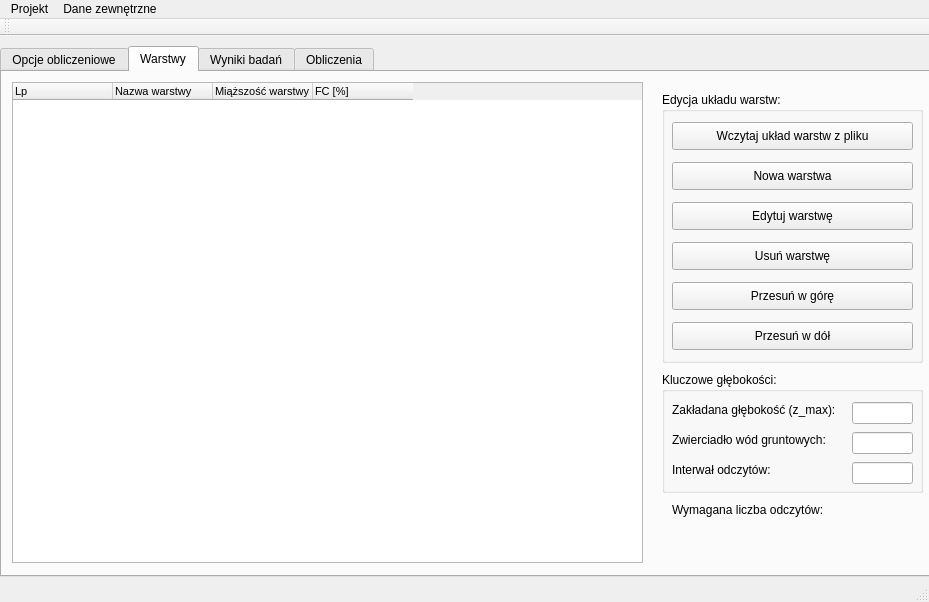
<?xml version="1.0" encoding="UTF-8"?>
<ui version="4.0">
 <class>MainWindow</class>
 <widget class="QMainWindow" name="MainWindow">
  <property name="geometry">
   <rect>
    <x>0</x>
    <y>0</y>
    <width>929</width>
    <height>602</height>
   </rect>
  </property>
  <property name="windowTitle">
   <string>MainWindow</string>
  </property>
  <widget class="QWidget" name="centralWidget">
   <widget class="QTabWidget" name="main_modulsight">
    <property name="geometry">
     <rect>
      <x>0</x>
      <y>10</y>
      <width>951</width>
      <height>531</height>
     </rect>
    </property>
    <property name="currentIndex">
     <number>1</number>
    </property>
    <widget class="QWidget" name="tab1_calcOpt">
     <attribute name="title">
      <string>Opcje obliczeniowe</string>
     </attribute>
     <widget class="QGroupBox" name="group_calcParam">
      <property name="geometry">
       <rect>
        <x>10</x>
        <y>20</y>
        <width>911</width>
        <height>151</height>
       </rect>
      </property>
      <property name="title">
       <string>Parametry obliczeniowe i metody ich wyznaczania:</string>
      </property>
      <widget class="QLabel" name="text_MSF">
       <property name="geometry">
        <rect>
         <x>10</x>
         <y>30</y>
         <width>261</width>
         <height>16</height>
        </rect>
       </property>
       <property name="text">
        <string>Współczynnik skalowania magnitudy (MSF):</string>
       </property>
      </widget>
      <widget class="QLabel" name="text_rd">
       <property name="geometry">
        <rect>
         <x>10</x>
         <y>60</y>
         <width>221</width>
         <height>16</height>
        </rect>
       </property>
       <property name="text">
        <string>Współczynnik redukcji naprężeń (rd):</string>
       </property>
      </widget>
      <widget class="QLabel" name="text_Ksigma">
       <property name="geometry">
        <rect>
         <x>10</x>
         <y>90</y>
         <width>401</width>
         <height>16</height>
        </rect>
       </property>
       <property name="text">
        <string>Współczynnik korygujący ze względu na naprężenia pierwotne (Kσ):</string>
       </property>
      </widget>
      <widget class="QLabel" name="text_Kalfa">
       <property name="geometry">
        <rect>
         <x>10</x>
         <y>120</y>
         <width>381</width>
         <height>16</height>
        </rect>
       </property>
       <property name="text">
        <string>Współczynnik korygujący ze względu na nachylenie warstw (Kα):</string>
       </property>
      </widget>
      <widget class="QComboBox" name="drawer_MSF">
       <property name="geometry">
        <rect>
         <x>440</x>
         <y>30</y>
         <width>181</width>
         <height>22</height>
        </rect>
       </property>
       <item>
        <property name="text">
         <string>Tokimatsu i Seed (1987)</string>
        </property>
       </item>
       <item>
        <property name="text">
         <string>Idriss (1997)</string>
        </property>
       </item>
       <item>
        <property name="text">
         <string>Andrus i Stokoe (1997)</string>
        </property>
       </item>
       <item>
        <property name="text">
         <string>Wartość użytkownika</string>
        </property>
       </item>
      </widget>
      <widget class="QComboBox" name="drawer_rd">
       <property name="geometry">
        <rect>
         <x>440</x>
         <y>60</y>
         <width>271</width>
         <height>22</height>
        </rect>
       </property>
       <item>
        <property name="text">
         <string>NCEER (1997)</string>
        </property>
       </item>
       <item>
        <property name="text">
         <string>Thomas F. Blake</string>
        </property>
       </item>
       <item>
        <property name="text">
         <string>Idriss (1999) i Goldesorkhi (1989)</string>
        </property>
       </item>
       <item>
        <property name="text">
         <string>Kayen i in. (1992)</string>
        </property>
       </item>
      </widget>
      <widget class="QComboBox" name="drawer_Ksigma">
       <property name="geometry">
        <rect>
         <x>440</x>
         <y>90</y>
         <width>271</width>
         <height>22</height>
        </rect>
       </property>
       <item>
        <property name="text">
         <string>Seed i Harder (1990)</string>
        </property>
       </item>
       <item>
        <property name="text">
         <string>Youd i in. (2001)</string>
        </property>
       </item>
       <item>
        <property name="text">
         <string>Harder i Boulanger (1997)</string>
        </property>
       </item>
       <item>
        <property name="text">
         <string>Idriss i Boulanger (2008)</string>
        </property>
       </item>
      </widget>
      <widget class="QLineEdit" name="valField_Kalfa">
       <property name="geometry">
        <rect>
         <x>440</x>
         <y>120</y>
         <width>71</width>
         <height>22</height>
        </rect>
       </property>
       <property name="toolTip">
        <string>&lt;html&gt;&lt;head/&gt;&lt;body&gt;&lt;p&gt;Jednostka: [-]&lt;/p&gt;&lt;/body&gt;&lt;/html&gt;</string>
       </property>
       <property name="alignment">
        <set>Qt::AlignRight|Qt::AlignTrailing|Qt::AlignVCenter</set>
       </property>
      </widget>
      <widget class="QLineEdit" name="valField_MSF">
       <property name="enabled">
        <bool>false</bool>
       </property>
       <property name="geometry">
        <rect>
         <x>640</x>
         <y>30</y>
         <width>71</width>
         <height>22</height>
        </rect>
       </property>
       <property name="alignment">
        <set>Qt::AlignRight|Qt::AlignTrailing|Qt::AlignVCenter</set>
       </property>
      </widget>
     </widget>
     <widget class="QGroupBox" name="group_environmentParam">
      <property name="geometry">
       <rect>
        <x>10</x>
        <y>180</y>
        <width>911</width>
        <height>151</height>
       </rect>
      </property>
      <property name="title">
       <string>Parametry otoczenia:</string>
      </property>
      <widget class="QLabel" name="text_M">
       <property name="geometry">
        <rect>
         <x>10</x>
         <y>30</y>
         <width>191</width>
         <height>16</height>
        </rect>
       </property>
       <property name="text">
        <string>Magnituda trzęsienia ziemi (M):</string>
       </property>
      </widget>
      <widget class="QLabel" name="text_g">
       <property name="geometry">
        <rect>
         <x>10</x>
         <y>60</y>
         <width>171</width>
         <height>16</height>
        </rect>
       </property>
       <property name="text">
        <string>Przyśpieszenie ziemskie (g):</string>
       </property>
      </widget>
      <widget class="QLabel" name="text_aMax">
       <property name="geometry">
        <rect>
         <x>10</x>
         <y>90</y>
         <width>281</width>
         <height>16</height>
        </rect>
       </property>
       <property name="text">
        <string>Przyśpieszenie na powierzchni terenu (a_max):</string>
       </property>
      </widget>
      <widget class="QLabel" name="text_pa">
       <property name="geometry">
        <rect>
         <x>10</x>
         <y>120</y>
         <width>181</width>
         <height>16</height>
        </rect>
       </property>
       <property name="text">
        <string>Ciśnienie atmosferyczne (pa):</string>
       </property>
      </widget>
      <widget class="QLineEdit" name="valField_M">
       <property name="geometry">
        <rect>
         <x>350</x>
         <y>30</y>
         <width>71</width>
         <height>22</height>
        </rect>
       </property>
       <property name="toolTip">
        <string>&lt;html&gt;&lt;head/&gt;&lt;body&gt;&lt;p&gt;Jednostka: [stopnie w skali Richtera]&lt;/p&gt;&lt;/body&gt;&lt;/html&gt;</string>
       </property>
       <property name="alignment">
        <set>Qt::AlignRight|Qt::AlignTrailing|Qt::AlignVCenter</set>
       </property>
      </widget>
      <widget class="QLineEdit" name="valField_g">
       <property name="geometry">
        <rect>
         <x>350</x>
         <y>60</y>
         <width>71</width>
         <height>22</height>
        </rect>
       </property>
       <property name="toolTip">
        <string>&lt;html&gt;&lt;head/&gt;&lt;body&gt;&lt;p&gt;Jednostka: [m/s^2]&lt;/p&gt;&lt;/body&gt;&lt;/html&gt;</string>
       </property>
       <property name="alignment">
        <set>Qt::AlignRight|Qt::AlignTrailing|Qt::AlignVCenter</set>
       </property>
      </widget>
      <widget class="QLineEdit" name="valField_aMax">
       <property name="geometry">
        <rect>
         <x>350</x>
         <y>90</y>
         <width>71</width>
         <height>22</height>
        </rect>
       </property>
       <property name="toolTip">
        <string>&lt;html&gt;&lt;head/&gt;&lt;body&gt;&lt;p&gt;Wyrażane jako ułamek przyśpieszenia ziemskiego&lt;/p&gt;&lt;/body&gt;&lt;/html&gt;</string>
       </property>
       <property name="alignment">
        <set>Qt::AlignRight|Qt::AlignTrailing|Qt::AlignVCenter</set>
       </property>
      </widget>
      <widget class="QLineEdit" name="valField_pa">
       <property name="geometry">
        <rect>
         <x>350</x>
         <y>120</y>
         <width>71</width>
         <height>22</height>
        </rect>
       </property>
       <property name="toolTip">
        <string>&lt;html&gt;&lt;head/&gt;&lt;body&gt;&lt;p&gt;Jednostka: [kPa]&lt;/p&gt;&lt;/body&gt;&lt;/html&gt;</string>
       </property>
       <property name="alignment">
        <set>Qt::AlignRight|Qt::AlignTrailing|Qt::AlignVCenter</set>
       </property>
      </widget>
     </widget>
     <widget class="QGroupBox" name="group_detailedCalcOpt">
      <property name="geometry">
       <rect>
        <x>10</x>
        <y>340</y>
        <width>721</width>
        <height>151</height>
       </rect>
      </property>
      <property name="title">
       <string>Szczegółowe opcje obliczeniowe:</string>
      </property>
      <widget class="QPushButton" name="button_soundingParam">
       <property name="geometry">
        <rect>
         <x>410</x>
         <y>30</y>
         <width>141</width>
         <height>28</height>
        </rect>
       </property>
       <property name="text">
        <string>Parametry badania</string>
       </property>
      </widget>
      <widget class="QPushButton" name="button_constructionLoad">
       <property name="geometry">
        <rect>
         <x>560</x>
         <y>30</y>
         <width>151</width>
         <height>28</height>
        </rect>
       </property>
       <property name="text">
        <string>Obciążenia konstrukcji</string>
       </property>
      </widget>
      <widget class="QWidget" name="horizontalLayoutWidget">
       <property name="geometry">
        <rect>
         <x>10</x>
         <y>30</y>
         <width>381</width>
         <height>30</height>
        </rect>
       </property>
       <layout class="QHBoxLayout" name="hAligner_soundingMethod">
        <item>
         <widget class="QLabel" name="text_chosenSoundingMethod">
          <property name="text">
           <string>Wybrana metoda badania:</string>
          </property>
         </widget>
        </item>
        <item>
         <widget class="QLabel" name="label_chosenSoundingMethod">
          <property name="text">
           <string>&lt;Tu będzie pełna nazwa badania&gt;</string>
          </property>
         </widget>
        </item>
       </layout>
      </widget>
      <widget class="QWidget" name="horizontalLayoutWidget_3">
       <property name="geometry">
        <rect>
         <x>10</x>
         <y>100</y>
         <width>701</width>
         <height>41</height>
        </rect>
       </property>
       <layout class="QHBoxLayout" name="hAligner_volumStrainMethod">
        <item>
         <widget class="QLabel" name="text_volumStrainMethod">
          <property name="text">
           <string>Metoda wyznaczania odkształceń objętościowych:</string>
          </property>
         </widget>
        </item>
        <item>
         <spacer name="hSpacer_1">
          <property name="orientation">
           <enum>Qt::Horizontal</enum>
          </property>
          <property name="sizeType">
           <enum>QSizePolicy::Fixed</enum>
          </property>
          <property name="sizeHint" stdset="0">
           <size>
            <width>108</width>
            <height>20</height>
           </size>
          </property>
         </spacer>
        </item>
        <item>
         <widget class="QComboBox" name="drawer_volumStrainMethod">
          <item>
           <property name="text">
            <string>Yoshimine i in. (2006)</string>
           </property>
          </item>
          <item>
           <property name="text">
            <string>Skorygowane wyniki badań</string>
           </property>
          </item>
         </widget>
        </item>
       </layout>
      </widget>
      <widget class="QPushButton" name="button_lateralSpreadParam">
       <property name="geometry">
        <rect>
         <x>490</x>
         <y>70</y>
         <width>221</width>
         <height>28</height>
        </rect>
       </property>
       <property name="text">
        <string>Parametry przemieszczeń bocznych</string>
       </property>
      </widget>
     </widget>
     <widget class="QGroupBox" name="group_defaultVal">
      <property name="geometry">
       <rect>
        <x>740</x>
        <y>340</y>
        <width>181</width>
        <height>151</height>
       </rect>
      </property>
      <property name="title">
       <string>Wartości domyślne:</string>
      </property>
      <widget class="QPushButton" name="button_backToDefault">
       <property name="geometry">
        <rect>
         <x>10</x>
         <y>30</y>
         <width>161</width>
         <height>111</height>
        </rect>
       </property>
       <property name="font">
        <font>
         <pointsize>8</pointsize>
        </font>
       </property>
       <property name="text">
        <string>Przywróć domyślne
wartości parametrów</string>
       </property>
      </widget>
     </widget>
    </widget>
    <widget class="QWidget" name="tab2_layers">
     <attribute name="title">
      <string>Warstwy</string>
     </attribute>
     <widget class="QGroupBox" name="group_layersLayoutEdition">
      <property name="geometry">
       <rect>
        <x>660</x>
        <y>20</y>
        <width>261</width>
        <height>271</height>
       </rect>
      </property>
      <property name="title">
       <string>Edycja układu warstw:</string>
      </property>
      <widget class="QPushButton" name="button_newLayer">
       <property name="geometry">
        <rect>
         <x>10</x>
         <y>70</y>
         <width>241</width>
         <height>28</height>
        </rect>
       </property>
       <property name="text">
        <string>Nowa warstwa</string>
       </property>
      </widget>
      <widget class="QPushButton" name="button_editLayer">
       <property name="geometry">
        <rect>
         <x>10</x>
         <y>110</y>
         <width>241</width>
         <height>28</height>
        </rect>
       </property>
       <property name="text">
        <string>Edytuj warstwę</string>
       </property>
      </widget>
      <widget class="QPushButton" name="button_moveUp">
       <property name="geometry">
        <rect>
         <x>10</x>
         <y>190</y>
         <width>241</width>
         <height>28</height>
        </rect>
       </property>
       <property name="text">
        <string>Przesuń w górę</string>
       </property>
      </widget>
      <widget class="QPushButton" name="button_moveDown">
       <property name="geometry">
        <rect>
         <x>10</x>
         <y>230</y>
         <width>241</width>
         <height>28</height>
        </rect>
       </property>
       <property name="text">
        <string>Przesuń w dół</string>
       </property>
      </widget>
      <widget class="QPushButton" name="button_loadLayoutFromFile">
       <property name="geometry">
        <rect>
         <x>10</x>
         <y>30</y>
         <width>241</width>
         <height>28</height>
        </rect>
       </property>
       <property name="text">
        <string>Wczytaj układ warstw z pliku</string>
       </property>
      </widget>
      <widget class="QPushButton" name="button_deleteLayer">
       <property name="geometry">
        <rect>
         <x>10</x>
         <y>150</y>
         <width>241</width>
         <height>28</height>
        </rect>
       </property>
       <property name="text">
        <string>Usuń warstwę</string>
       </property>
      </widget>
     </widget>
     <widget class="QGroupBox" name="group_depths">
      <property name="geometry">
       <rect>
        <x>660</x>
        <y>300</y>
        <width>261</width>
        <height>121</height>
       </rect>
      </property>
      <property name="title">
       <string>Kluczowe głębokości:</string>
      </property>
      <widget class="QLabel" name="text_assumedDepth">
       <property name="geometry">
        <rect>
         <x>10</x>
         <y>30</y>
         <width>181</width>
         <height>16</height>
        </rect>
       </property>
       <property name="text">
        <string>Zakładana głębokość (z_max):</string>
       </property>
      </widget>
      <widget class="QLabel" name="text_waterTableDepth">
       <property name="geometry">
        <rect>
         <x>10</x>
         <y>60</y>
         <width>181</width>
         <height>16</height>
        </rect>
       </property>
       <property name="text">
        <string>Zwierciadło wód gruntowych:</string>
       </property>
      </widget>
      <widget class="QLabel" name="text_readingsInterval">
       <property name="geometry">
        <rect>
         <x>10</x>
         <y>90</y>
         <width>111</width>
         <height>16</height>
        </rect>
       </property>
       <property name="text">
        <string>Interwał odczytów:</string>
       </property>
      </widget>
      <widget class="QLineEdit" name="valField_assumedDepth">
       <property name="geometry">
        <rect>
         <x>190</x>
         <y>30</y>
         <width>61</width>
         <height>22</height>
        </rect>
       </property>
       <property name="toolTip">
        <string>&lt;html&gt;&lt;head/&gt;&lt;body&gt;&lt;p&gt;Jednostka: [m]&lt;/p&gt;&lt;/body&gt;&lt;/html&gt;</string>
       </property>
       <property name="alignment">
        <set>Qt::AlignRight|Qt::AlignTrailing|Qt::AlignVCenter</set>
       </property>
      </widget>
      <widget class="QLineEdit" name="valField_waterTableDepth">
       <property name="geometry">
        <rect>
         <x>190</x>
         <y>60</y>
         <width>61</width>
         <height>22</height>
        </rect>
       </property>
       <property name="toolTip">
        <string>&lt;html&gt;&lt;head/&gt;&lt;body&gt;&lt;p&gt;Jednostka: [m]&lt;/p&gt;&lt;/body&gt;&lt;/html&gt;</string>
       </property>
       <property name="alignment">
        <set>Qt::AlignRight|Qt::AlignTrailing|Qt::AlignVCenter</set>
       </property>
      </widget>
      <widget class="QLineEdit" name="valField_readingsInterval">
       <property name="enabled">
        <bool>true</bool>
       </property>
       <property name="geometry">
        <rect>
         <x>190</x>
         <y>90</y>
         <width>61</width>
         <height>22</height>
        </rect>
       </property>
       <property name="alignment">
        <set>Qt::AlignRight|Qt::AlignTrailing|Qt::AlignVCenter</set>
       </property>
      </widget>
     </widget>
     <widget class="QLabel" name="text_requiredReadingsNumber">
      <property name="geometry">
       <rect>
        <x>670</x>
        <y>430</y>
        <width>171</width>
        <height>16</height>
       </rect>
      </property>
      <property name="text">
       <string>Wymagana liczba odczytów:</string>
      </property>
     </widget>
     <widget class="QLabel" name="label_requiredReadingsNumber">
      <property name="geometry">
       <rect>
        <x>850</x>
        <y>430</y>
        <width>55</width>
        <height>16</height>
       </rect>
      </property>
      <property name="text">
       <string>&lt;LO&gt;</string>
      </property>
     </widget>
     <widget class="QTreeWidget" name="list_layers">
      <property name="geometry">
       <rect>
        <x>10</x>
        <y>10</y>
        <width>631</width>
        <height>481</height>
       </rect>
      </property>
      <property name="sizePolicy">
       <sizepolicy hsizetype="Ignored" vsizetype="Ignored">
        <horstretch>0</horstretch>
        <verstretch>0</verstretch>
       </sizepolicy>
      </property>
      <property name="font">
       <font>
        <family>MS Shell Dlg 2</family>
        <pointsize>8</pointsize>
       </font>
      </property>
      <property name="editTriggers">
       <set>QAbstractItemView::NoEditTriggers</set>
      </property>
      <property name="uniformRowHeights">
       <bool>false</bool>
      </property>
      <property name="itemsExpandable">
       <bool>false</bool>
      </property>
      <property name="expandsOnDoubleClick">
       <bool>false</bool>
      </property>
      <property name="columnCount">
       <number>4</number>
      </property>
      <attribute name="headerStretchLastSection">
       <bool>false</bool>
      </attribute>
      <column>
       <property name="text">
        <string>Lp</string>
       </property>
      </column>
      <column>
       <property name="text">
        <string>Nazwa warstwy</string>
       </property>
      </column>
      <column>
       <property name="text">
        <string>Miąższość warstwy [m]</string>
       </property>
      </column>
      <column>
       <property name="text">
        <string>FC [%]</string>
       </property>
      </column>
     </widget>
    </widget>
    <widget class="QWidget" name="tab3_soundingResults">
     <attribute name="title">
      <string>Wyniki badań</string>
     </attribute>
     <widget class="QCustomPlot" name="plot_left" native="true">
      <property name="geometry">
       <rect>
        <x>440</x>
        <y>10</y>
        <width>231</width>
        <height>431</height>
       </rect>
      </property>
     </widget>
     <widget class="QPushButton" name="button_loadSoundingResultsFromFile">
      <property name="geometry">
       <rect>
        <x>430</x>
        <y>460</y>
        <width>161</width>
        <height>28</height>
       </rect>
      </property>
      <property name="text">
       <string>Wczytaj wyniki z pliku</string>
      </property>
     </widget>
     <widget class="QCustomPlot" name="plot_right" native="true">
      <property name="geometry">
       <rect>
        <x>690</x>
        <y>10</y>
        <width>231</width>
        <height>431</height>
       </rect>
      </property>
     </widget>
     <widget class="QTableView" name="table_soundingResults">
      <property name="geometry">
       <rect>
        <x>10</x>
        <y>10</y>
        <width>411</width>
        <height>481</height>
       </rect>
      </property>
      <property name="sizePolicy">
       <sizepolicy hsizetype="Fixed" vsizetype="Fixed">
        <horstretch>0</horstretch>
        <verstretch>0</verstretch>
       </sizepolicy>
      </property>
      <property name="editTriggers">
       <set>QAbstractItemView::NoEditTriggers</set>
      </property>
      <property name="gridStyle">
       <enum>Qt::SolidLine</enum>
      </property>
     </widget>
    </widget>
    <widget class="QWidget" name="tab4_calcResults">
     <attribute name="title">
      <string>Obliczenia</string>
     </attribute>
     <widget class="QGroupBox" name="group_toBeViewed">
      <property name="geometry">
       <rect>
        <x>10</x>
        <y>20</y>
        <width>681</width>
        <height>471</height>
       </rect>
      </property>
      <property name="title">
       <string>Wyświetlane wyniki:</string>
      </property>
      <widget class="QCheckBox" name="checkbox_ifViewFS">
       <property name="enabled">
        <bool>false</bool>
       </property>
       <property name="geometry">
        <rect>
         <x>10</x>
         <y>30</y>
         <width>211</width>
         <height>20</height>
        </rect>
       </property>
       <property name="text">
        <string>Wskaźnik bezpieczeństwa (FS)</string>
       </property>
       <property name="checkable">
        <bool>true</bool>
       </property>
       <property name="checked">
        <bool>true</bool>
       </property>
      </widget>
      <widget class="QCheckBox" name="checkbox_ifViewMSF">
       <property name="geometry">
        <rect>
         <x>10</x>
         <y>90</y>
         <width>281</width>
         <height>20</height>
        </rect>
       </property>
       <property name="text">
        <string>Współczynnik skalowania magnitudy (MSF)</string>
       </property>
       <property name="checked">
        <bool>true</bool>
       </property>
      </widget>
      <widget class="QCheckBox" name="checkbox_ifViewrd">
       <property name="geometry">
        <rect>
         <x>10</x>
         <y>120</y>
         <width>241</width>
         <height>20</height>
        </rect>
       </property>
       <property name="text">
        <string>Współczynnik redukcji naprężeń (rd)</string>
       </property>
       <property name="checked">
        <bool>true</bool>
       </property>
      </widget>
      <widget class="QCheckBox" name="checkbox_ifViewInputData">
       <property name="geometry">
        <rect>
         <x>10</x>
         <y>60</y>
         <width>121</width>
         <height>20</height>
        </rect>
       </property>
       <property name="text">
        <string>Dane wejściowe</string>
       </property>
       <property name="checked">
        <bool>true</bool>
       </property>
      </widget>
      <widget class="QCheckBox" name="checkbox_ifViewLateralDisplacement">
       <property name="geometry">
        <rect>
         <x>10</x>
         <y>240</y>
         <width>221</width>
         <height>20</height>
        </rect>
       </property>
       <property name="text">
        <string>Wartości przemieszczeń bocznych</string>
       </property>
       <property name="checked">
        <bool>true</bool>
       </property>
      </widget>
      <widget class="QCheckBox" name="checkbox_ifViewConsValues">
       <property name="geometry">
        <rect>
         <x>10</x>
         <y>270</y>
         <width>131</width>
         <height>20</height>
        </rect>
       </property>
       <property name="text">
        <string>Wartości osiadań</string>
       </property>
       <property name="checked">
        <bool>true</bool>
       </property>
      </widget>
      <widget class="QPushButton" name="button_checkAll">
       <property name="geometry">
        <rect>
         <x>60</x>
         <y>310</y>
         <width>121</width>
         <height>28</height>
        </rect>
       </property>
       <property name="text">
        <string>Zaznacz wszystkie</string>
       </property>
      </widget>
      <widget class="QPushButton" name="button_uncheckAll">
       <property name="geometry">
        <rect>
         <x>190</x>
         <y>310</y>
         <width>121</width>
         <height>28</height>
        </rect>
       </property>
       <property name="text">
        <string>Odznacz wszystkie</string>
       </property>
      </widget>
      <widget class="QCheckBox" name="checkbox_ifViewCSR">
       <property name="geometry">
        <rect>
         <x>10</x>
         <y>150</y>
         <width>241</width>
         <height>20</height>
        </rect>
       </property>
       <property name="text">
        <string>Wskaźnik naprężeń cyklicznych (CSR)</string>
       </property>
       <property name="checked">
        <bool>true</bool>
       </property>
      </widget>
      <widget class="QCheckBox" name="checkbox_ifViewMetCRR">
       <property name="geometry">
        <rect>
         <x>10</x>
         <y>180</y>
         <width>401</width>
         <height>20</height>
        </rect>
       </property>
       <property name="text">
        <string>Wskaźnik wytrzymałości cyklicznej dla danej metody (CRR_7,5)</string>
       </property>
       <property name="checked">
        <bool>true</bool>
       </property>
      </widget>
      <widget class="QCheckBox" name="checkbox_ifViewCRR">
       <property name="geometry">
        <rect>
         <x>10</x>
         <y>210</y>
         <width>401</width>
         <height>20</height>
        </rect>
       </property>
       <property name="text">
        <string>Wskaźnik wytrzymałości cyklicznej (CRR)</string>
       </property>
       <property name="checked">
        <bool>true</bool>
       </property>
      </widget>
     </widget>
     <widget class="QGroupBox" name="group_saveOpt">
      <property name="geometry">
       <rect>
        <x>700</x>
        <y>290</y>
        <width>221</width>
        <height>61</height>
       </rect>
      </property>
      <property name="title">
       <string>Opcje zapisu:</string>
      </property>
      <widget class="QCheckBox" name="checkbox_ifSaveResults">
       <property name="geometry">
        <rect>
         <x>10</x>
         <y>30</y>
         <width>201</width>
         <height>20</height>
        </rect>
       </property>
       <property name="text">
        <string>Zapis wyników w pliku projektu</string>
       </property>
       <property name="checked">
        <bool>true</bool>
       </property>
      </widget>
     </widget>
     <widget class="QPushButton" name="button_beginCalc">
      <property name="geometry">
       <rect>
        <x>700</x>
        <y>360</y>
        <width>221</width>
        <height>131</height>
       </rect>
      </property>
      <property name="font">
       <font>
        <pointsize>10</pointsize>
       </font>
      </property>
      <property name="cursor">
       <cursorShape>PointingHandCursor</cursorShape>
      </property>
      <property name="text">
       <string>Rozpocznij obliczenia</string>
      </property>
     </widget>
    </widget>
   </widget>
  </widget>
  <widget class="QMenuBar" name="menuBar">
   <property name="geometry">
    <rect>
     <x>0</x>
     <y>0</y>
     <width>929</width>
     <height>26</height>
    </rect>
   </property>
   <widget class="QMenu" name="menu_project">
    <property name="title">
     <string>Projekt</string>
    </property>
    <addaction name="action_save"/>
    <addaction name="action_load"/>
    <addaction name="separator"/>
    <addaction name="action_finish"/>
   </widget>
   <widget class="QMenu" name="menu_externalData">
    <property name="title">
     <string>Dane zewnętrzne</string>
    </property>
    <addaction name="action_loadLayersParam"/>
    <addaction name="action_loadSoundingResults"/>
   </widget>
   <addaction name="menu_project"/>
   <addaction name="menu_externalData"/>
  </widget>
  <widget class="QToolBar" name="mainToolBar">
   <attribute name="toolBarArea">
    <enum>TopToolBarArea</enum>
   </attribute>
   <attribute name="toolBarBreak">
    <bool>false</bool>
   </attribute>
  </widget>
  <widget class="QStatusBar" name="statusBar"/>
  <action name="action_save">
   <property name="text">
    <string>Zapisz</string>
   </property>
  </action>
  <action name="action_load">
   <property name="text">
    <string>Wczytaj</string>
   </property>
  </action>
  <action name="action_finish">
   <property name="text">
    <string>Zakończ</string>
   </property>
  </action>
  <action name="action_loadLayersParam">
   <property name="text">
    <string>Wczytaj parametry warstw</string>
   </property>
  </action>
  <action name="action_loadSoundingResults">
   <property name="text">
    <string>Wczytaj wyniki badań</string>
   </property>
  </action>
 </widget>
 <layoutdefault spacing="6" margin="11"/>
 <customwidgets>
  <customwidget>
   <class>QCustomPlot</class>
   <extends>QWidget</extends>
   <header>qcustomplot.h</header>
   <container>1</container>
  </customwidget>
 </customwidgets>
 <resources/>
 <connections/>
</ui>
